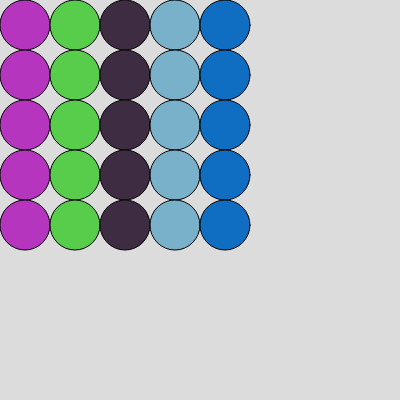
Frame 1 (no input)
Frame 60 (no input): identical to frame 1, image omitted
Frame 120 (the mouse pressed at the canvas centre since frame 60): identical to frame 1, image omitted

The p5.js sketch that drew this single still picture (run headless with seeded random() and noise() and a simulated clock; from frame 60 on, the mouse is pressed at the canvas centre):

// p5.js sketch
// ── sketch.js


function setup() {
  createCanvas(400, 400);
  background(220);
  print("din farmor");
  for(let x=0;x<5;x++){
    fill(random(0,255),random(0,255),random(0,255));
    for(let y = 0; y < 5; y++){
        
        circle(25+x*50, 25+y*50, 50);
    }
    print("din mor");
}
print("din farfar");

}

function draw() {
  
  print("din far");
}
